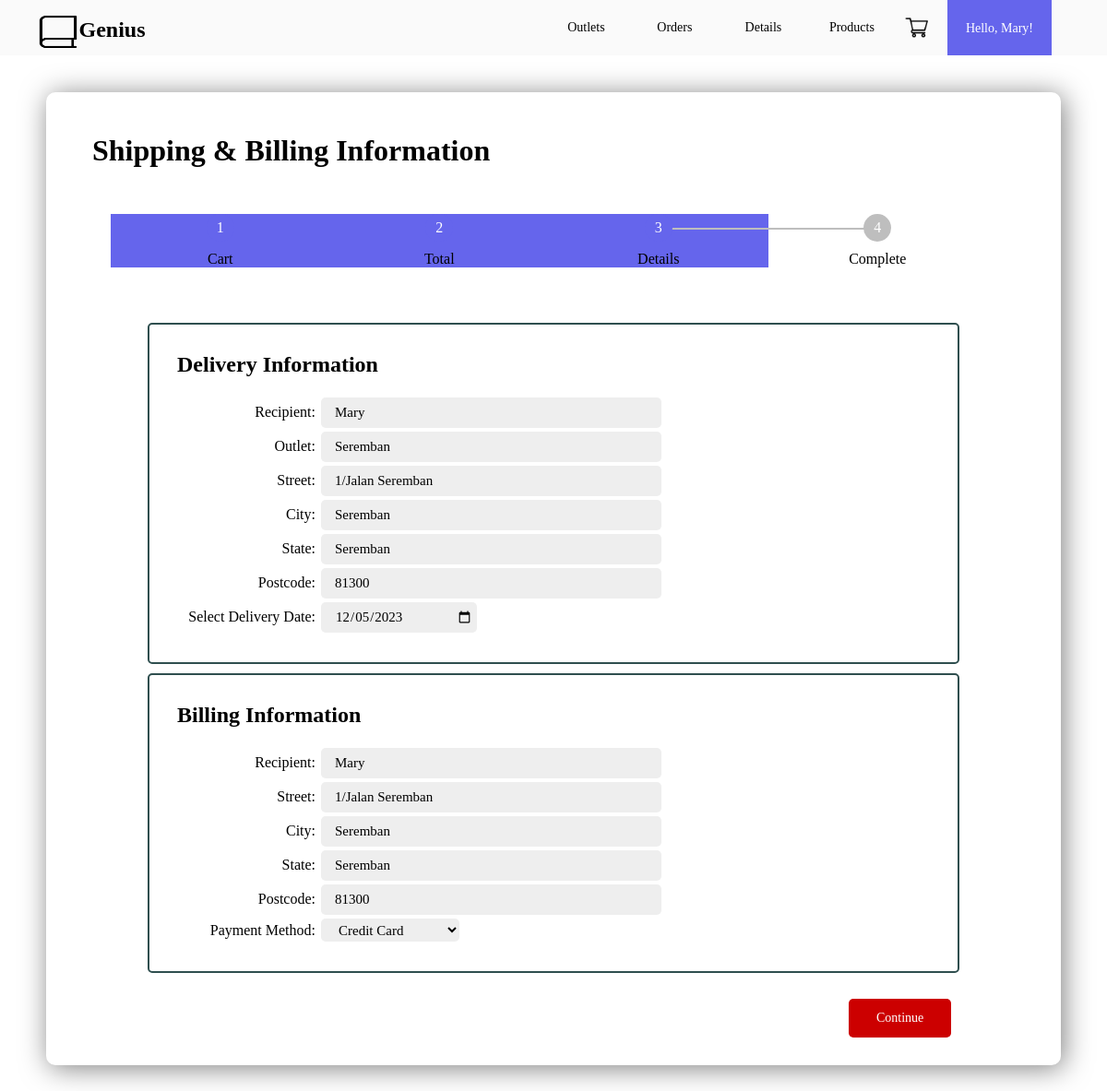
The page /sales/shipping&billing.php?outlet=Seremban (signed in) on the database its author committed.
### tables this page shows
CREATE TABLE `staff` (
  `id` int NOT NULL AUTO_INCREMENT,
  `staffID`  varchar(255) NOT NULL,
  `name` varchar(255) NOT NULL,
  `department` varchar(255) NOT NULL,
  `email` varchar(255) NOT NULL,
  `phonenumber` varchar(255) NOT NULL,
  `password` varchar(255) NOT NULL,
  `outlets` varchar(255) NOT NULL,
  PRIMARY KEY (id)
);

CREATE TABLE `outlets` (
  `id` int NOT NULL AUTO_INCREMENT,
  `outletsID`  varchar(255) NOT NULL,
  `outlets`  varchar(255) NOT NULL,
  `street` varchar(255) NOT NULL,
  `city` varchar(255) NOT NULL,
  `state` varchar(255) NOT NULL,
  `postcode` varchar(255) NOT NULL,
  PRIMARY KEY (id)
);

### profile/auth.php (called while the page is built, shortened)
<?php
if (isset($_SESSION['loggedin']) && $_SESSION['loggedin'] == true) {
    $handler1 = mysqli_connect("localhost", "root", "", "capstone2");
    $query = "SELECT * FROM `staff` WHERE email ='".$_SESSION['email']."'";
    $result = mysqli_query($handler1, $query);
} else {
}
?>

### sales/shipping&billing.php (the view, shortened to what this page needs)
<?php
if (isset($_GET['outlet'])) {
  $selectedOutlet = $_GET['outlet'];
} else {
  $selectedOutlet = 'd';
}
?>
<?php
include("../profile/auth.php");
$handler = mysqli_connect("localhost", "root", "", "capstone2");
?>
<!DOCTYPE html>
<html>
<link rel="stylesheet" href="../css/cart.css" type="text/css">
<link rel="stylesheet" href="../css/products.css" type="text/css">
<link rel="stylesheet" href="../css/shipping&billing.css" type="text/css">
<head>
</head>
<body id="style-1">
  <div id="home" class="nav-bar">
    <nav class="nav-box">
        <a class="logo-text">
            <img class="nav-logo" src="../img/book.png" alt="Book">
            <b>Genius</b>
        </a>
        <?php
        if (isset($_SESSION['loggedin']) && $_SESSION['loggedin'] == true) {
            echo '<button onclick="showLogoutDiv()" class="nav-contact nav-list logged-in">';
            echo "Hello, ",$_SESSION['name'],"!";
            echo '</button>';
        } else {
            echo '<a class="nav-contact nav-list" href="../profile/login.php">';
            echo "Login";
            echo '</a>';
        }
        ?>
         <img class="my-cart cart-icon" src="../img/cart.svg" alt="cart">
        <a class="nav-list" onclick="phome()">Products<div></div></a>
        <a class="nav-list" onclick="details()">Details<div></div></a>
        <a class="nav-list" onclick="order()">Orders<div></div></a>
        <a class="nav-list" onclick="outlets()">Outlets</div></a>
  <div class="background" style="height: 1010px">
    <h1>Shipping & Billing Information</h1>
      <div class="progress-bar-container">
        <ul class="progress-bar">
            <li class="previous">Cart</li>
            <li class="previous">Total</li>
            <li class="active">Details</li>
            <li>Complete</li>
        </ul>
      </div>
      <br>
    <?php
    $result="SELECT * from outlets where outlets.outlets = '$selectedOutlet'";
    $result2 = mysqli_query($handler, $result);
    $result3 = mysqli_fetch_all($result2, MYSQLI_ASSOC);
    $result4="SELECT * from staff where email ='".$_SESSION['email']."'";
    $result5 = mysqli_query($handler, $result4);
    $result6 = mysqli_fetch_all($result5, MYSQLI_ASSOC);
    ?>
          <form class="form" id="ship&bill-form" action="purchasesummary.php?outlets=<?=$selectedOutlet?>" method="post" autocomplete="on">
          <div>
              <div class="div-container">
                <div class="left-div">
                  <h2>Delivery Information</h2>
                  <div class="form-control">
                    <label for="d-recipient">Recipient: </label>
                    <input type="text" id="d-recipient" name="d-recipient" placeholder="" required
                    <?php foreach ($result6 as $row) {echo "<option value='" . $row['name'] . "'";}?>>
                  </div>
                  <div class="form-control">
                    <label for="d-street">Outlet: </label>
                    <input type="text" id="d-outlets" name="d-outlets" placeholder="Austin" required
                    <?php foreach ($result3 as $row) {echo "<option value='" . $row['outlets'] . "'";}?>>
                  </div>
                  <div class="form-control">
                    <label for="d-street">Street: </label>
                    <input type="text" id="d-street" name="d-street" placeholder="1, Jalan SS2 1C/29" required
                    <?php foreach ($result3 as $row) {echo "<option value='" . $row['street'] . "'";}?>>
                  </div>
                    <div class="form-control">
                      <label for="d-city">City: </label>
                      <input type="text" id="d-city" name="d-city" placeholder="Petaling Jaya" required
                      <?php foreach ($result3 as $row) {echo "<option value='" . $row['city'] . "'";}?>>
                    </div>
                  <div class="form-control">
                    <label for="d-state">State: </label>
                    <input type="text" id="d-state" name="d-state" placeholder="Selangor" required
                    <?php foreach ($result3 as $row) {echo "<option value='" . $row['state'] . "'";}?>>
                  </div>
                  <div class="form-control">
                    <label for="d-postcode">Postcode: </label>
                    <input type="number" id="d-postcode" name="d-postcode" placeholder="47301" required
                    <?php foreach ($result3 as $row) {echo "<option value='" . $row['postcode'] . "'";}?>>
                  </div>
                    <div class="form-control">
                      <label for="delivery-date">Select Delivery Date: </label>
                      <input type="date" id="delivery-date" name="delivery-date" value="<?php echo date('Y-m-d'); ?>" />
                  </div>
                </div>
                <div class="right-div">
                    <h2>Billing Information</h2>
                    <div class="form-control">
                    <label for="b-recipient">Recipient: </label>
                    <input type="text" id="b-recipient" name="b-recipient" placeholder="" required
                    <?php foreach ($result6 as $row) {echo "<option value='" . $row['name'] . "'";}?>>
                  </div>
                    <div class="form-control">
                      <label for="b-street">Street: </label>
                      <input type="text" id="b-street" name="b-street" placeholder="1, Jalan SS2 1C/29" required
                      <?php foreach ($result3 as $row) {echo "<option value='" . $row['street'] . "'";}?>>
                    </div>
                    <div class="form-control">
                      <label for="b-city">City: </label>
                      <input type="text" id="b-city" name="b-city" placeholder="Petaling Jaya" required
                      <?php foreach ($result3 as $row) {echo "<option value='" . $row['city'] . "'";}?>>
                    </div>
                    <div class="form-control">
                      <label for="billing_state">State: </label>
                      <input type="text" id="b-state" name="b-state" placeholder="Selangor" required
                      <?php foreach ($result3 as $row) {echo "<option value='" . $row['state'] . "'";}?>>
                    </div>
                    <div class="form-control">
                      <label for="b-postcode">Postcode: </label>
                      <input type="number" id="b-postcode" name="b-postcode" placeholder="47301" required
                      <?php foreach ($result3 as $row) {echo "<option value='" . $row['postcode'] . "'";}?>>
                    </div>
                    <label for="payment-method">Payment Method: </label>
                        <select name="payment-method" id="payment-method">
                        <option value="Credit Card">Credit Card</option>
                    </select>
                    <br>
                </div>
              </div>
              <br>
              <div class="order-button">
                  <button type="submit" class="next-button" style="transform: translate(770px);">Continue</button>
              </div>
            </div>
          </form>
  </div>
</body>
</html>

### css/cart.css (style rules this page uses)
body { padding-top: 80px; background-repeat: repeat-y; background-image: url("../image/template-image/main-background.png"); overflow-x: hidden; margin: 0; font-family: Bahnschrift; overflow-y: scroll; scroll-behavior: smooth; }
.nav-bar { position: fixed; margin-right: auto; margin-left: auto; margin-bottom: 0; margin-top: 0; top: 0; left: 0; width: 100%; height: 60px; background-color: #FAFAFA; overflow: hidden; z-index: 3; }
.nav-box { height: 60px; width: 1300px; margin-left: auto; margin-right: auto; }
.logo-text { font-size: 24px; color: black; text-decoration: none; line-height: 64px; float: left; }
.my-cart { float: right; padding-top: 16.5px; width: 45.5px; height: 26px; }
.nav-logo { float: left; padding-top: 16.5px; width: 45.5px; height: 26px; }
.nav-list { float: right; color: black; text-align: center; text-decoration: none; font-size: 14px; width: 84px; line-height: 59px; white-space: nowrap; padding-left: 6px; padding-right: 6px; }
.nav-contact { color: white; background-color: rgb(101, 101, 236); height: 60px; width: 125px; vertical-align: center; margin-left: 10px; z-index: 2; }
.background { height: 705px; width: 1100px; box-shadow: 3px 3px 30px rgba(0, 0, 0, 0.5); margin: 20px auto 50px auto; background-color: white; border-radius: 10px; padding-top: 45px; }
.background h1 { margin: 0 auto 50px 50px; }
.next-button { background-color: rgb(204, 0, 0); border: none; color: white; padding: 13px 30px; transform: translate(725px, 40px); font-family: Bahnschrift; border-radius: 5px; font-size: 14px; }
.progress-bar-container { width: 90%; margin-left: 30px; }
.progress-bar { counter-reset: step; }
.progress-bar li { list-style-type: none; float: left; width: 25%; position: relative; text-align: center; }
.progress-bar li:before { content: counter(step); counter-increment: step; width: 30px; height: 30px; line-height: 30px; display: block; text-align: center; margin: 0 auto 10px auto; border-radius: 50%; background-color: #bebebe; color: white; position: relative; z-index: 1; }
.progress-bar li:after { content: ''; position: absolute; width: 100%; height: 2px; background-color: #bebebe; top: 15px; left: -50%; }
.progress-bar li:first-child:after { content: none; }
.progress-bar li.active, li.previous { background-color: rgb(101, 101, 236);; }
.progress-bar li.active:before, li.previous:before { background-color: rgb(101, 101, 236); }
.progress-bar li.previous + li:after { background-color: rgb(101, 101, 236); }

### css/products.css (style rules this page uses)
body { overflow-x: hidden; margin: 0; font-family: Bahnschrift; overflow-y: scroll; scroll-behavior: smooth; background-repeat: repeat; background-image: url("../img/template-image/main-background.png"); }
.nav-bar { position: fixed; margin-right: auto; margin-left: auto; margin-bottom: 0; margin-top: 0; top: 0; left: 0; width: 100%; height: 60px; background-color: #FAFAFA; overflow: hidden; z-index: 3; }
input { cursor: inherit; }
.nav-box { height: 60px; width: 1100px; transform: translate(-10px); margin-left: auto; margin-right: auto; }
.logo-text { font-size: 24px; color: black; text-decoration: none; line-height: 64px; float: left; }
.my-cart { float: right; padding-top: 16.5px; width: 45.5px; height: 26px; }
.nav-logo { float: left; padding-top: 16.5px; width: 45.5px; height: 35px; }
.nav-list { float: right; color: black; text-align: center; text-decoration: none; font-size: 14px; width: 84px; line-height: 59px; white-space: nowrap; padding-left: 6px; padding-right: 6px; }
.nav-contact { border: 0; font-family: Bahnschrift; color: white; background-color: rgb(101, 101, 236); height: 60px; width: auto; padding-left: 20px; padding-right: 20px; vertical-align: center; margin-left: 10px; }
.my-cart { cursor: pointer; }

### css/shipping&billing.css (style rules this page uses)
.div-container { margin-bottom: 10px; }
.left-div { border-radius: 5px; border: darkslategray 2px solid; margin: 10px; padding: 10px 30px 30px 30px; }
.right-div { border-radius: 5px; border: darkslategray 2px solid; margin: 10px; padding: 10px 30px 30px 30px; }
label { display: inline-block; width: 150px; text-align: right; }
input[type=date], input[type=text], input[type=number], select { padding: 4px; margin: 2px; height: 25px; width: 350px; border-radius: 5px; border-width: 0; background-color: #EEEEEE; padding-left: 15px; font-family: Bahnschrift; font-size: 15px }
select { width: 150px; }
input[type=date] { width: 150px; }
.form { margin:100px 100px auto 100px; }

### rows shown on the page
staff: d-recipient "Mary", b-recipient "Mary"
outlets: d-outlets "Seremban", d-street "1/Jalan Seremban", d-city "Seremban", d-state "Seremban", d-postcode "81300", b-street "1/Jalan Seremban", b-city "Seremban", b-state "Seremban", b-postcode "81300"

### other values the page prints
$_SESSION['name'] "Mary"
